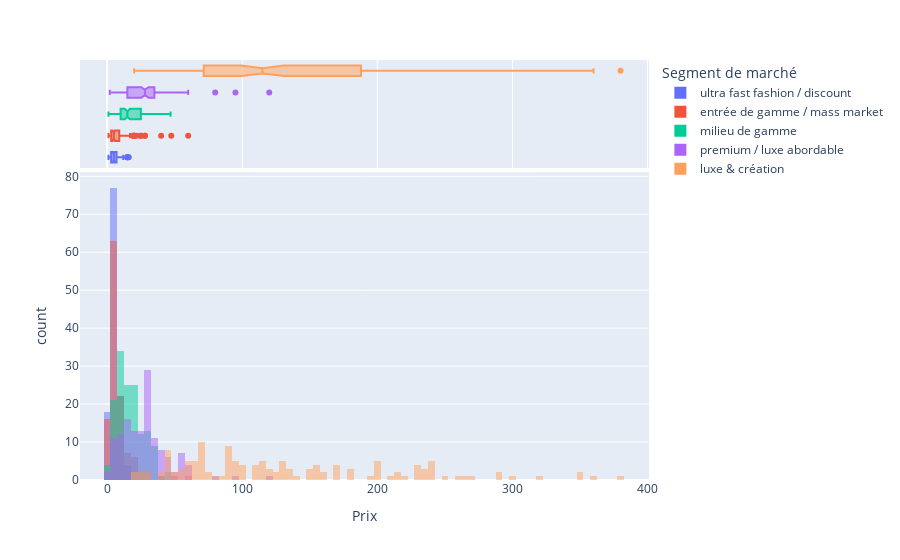

Source (notebook cell):
### Markdown cell above
Les t-shirts fast-fashion ne sont probablement plus revendables une fois utilisés, en état autre que neuf.

### Code cell
px.histogram(filtered_df_shirt, x='Prix', color='Segment de marché', barmode='overlay', marginal='box', category_orders=category_orders, nbins=100)

### Figure 1 — Plotly figure (JSON) as saved in the notebook; plotly's stock layout.template omitted (floating-point values rounded to 4 significant figures; data arrays with more than 128 entries replaced by an {"elided": "..."} marker saying what was removed)
{"data": [{"alignmentgroup": "True", "bingroup": "x", "hovertemplate": "Segment de marché=ultra fast fashion / discount<br>Prix=%{x}<br>count=%{y}<extra></extra>", "legendgroup": "ultra fast fashion / discount", "marker": {"color": "#636efa", "opacity": 0.5, "pattern": {"shape": ""}}, "name": "ultra fast fashion / discount", "nbinsx": 100, "offsetgroup": "ultra fast fashion / discount", "orientation": "v", "showlegend": true, "type": "histogram", "x": [5, 5, 5, 15, 2, 2, 15, 4, 4, 2, 4, 3, 10, 2, 5, 3, 3, 5, 4, 5, 2, 5, 3, 3, 3, 2, 3, 5, 1, 1, 3.5, 2, 3.5, 2, 6.5, 15, 3, 2, 4.5, 8, 10, 5, 1, 2, 8, 3, 7, 3, 5, 5, 8, 2, 8, 8, 7.5, 1, 3, 5, 9, 7, 9, 5, 9, 2, 2, 4, 2.5, 4, 4, 3, 4.99, 5, 7, 12, 11, 5, 16, 8, 7, 10, 7, 5, 5, 5, 6, 5, 5, 4, 5, 4, 3, 4, 5, 3.5, 5, 10, 5, 10, 4, 5, 5, 4, 6, 10, 4, 7, 5, 3, 3, 6, 4, 9, 8.5, 1, 5, 4, 6.5, 7, 5, 10, 8], "xaxis": "x", "yaxis": "y"}, {"alignmentgroup": "True", "hovertemplate": "Segment de marché=ultra fast fashion / discount<br>Prix=%{x}<extra></extra>", "legendgroup": "ultra fast fashion / discount", "marker": {"color": "#636efa"}, "name": "ultra fast fashion / discount", "notched": true, "offsetgroup": "ultra fast fashion / discount", "showlegend": false, "type": "box", "x": [5, 5, 5, 15, 2, 2, 15, 4, 4, 2, 4, 3, 10, 2, 5, 3, 3, 5, 4, 5, 2, 5, 3, 3, 3, 2, 3, 5, 1, 1, 3.5, 2, 3.5, 2, 6.5, 15, 3, 2, 4.5, 8, 10, 5, 1, 2, 8, 3, 7, 3, 5, 5, 8, 2, 8, 8, 7.5, 1, 3, 5, 9, 7, 9, 5, 9, 2, 2, 4, 2.5, 4, 4, 3, 4.99, 5, 7, 12, 11, 5, 16, 8, 7, 10, 7, 5, 5, 5, 6, 5, 5, 4, 5, 4, 3, 4, 5, 3.5, 5, 10, 5, 10, 4, 5, 5, 4, 6, 10, 4, 7, 5, 3, 3, 6, 4, 9, 8.5, 1, 5, 4, 6.5, 7, 5, 10, 8], "xaxis": "x2", "yaxis": "y2"}, {"alignmentgroup": "True", "bingroup": "x", "hovertemplate": "Segment de marché=entrée de gamme / mass market<br>Prix=%{x}<br>count=%{y}<extra></extra>", "legendgroup": "entrée de gamme / mass market", "marker": {"color": "#EF553B", "opacity": 0.5, "pattern": {"shape": ""}}, "name": "entrée de gamme / mass market", "nbinsx": 100, "offsetgroup": "entrée de gamme / mass market", "orientation": "v", "showlegend": true, "type": "histogram", "x": [5, 28, 11.5, 10, 7, 3, 4, 3, 3, 28, 2, 8, 3.99, 3.99, 1, 15, 2, 2, 3.5, 16, 8.5, 19.99, 2, 22, 12, 13, 5, 1, 4, 3.5, 4.5, 3, 2, 2, 15, 5, 10, 5, 3.5, 2.5, 2.5, 2, 10, 3, 5.99, 5, 4, 5, 4, 6, 5, 2.5, 6, 3, 8, 8, 7, 5, 8, 6.5, 20, 1, 39.99, 1, 3, 5, 10, 6, 60, 25, 6, 6, 19, 15, 5, 5, 3.99, 3.49, 6, 47.5, 1, 9, 4, 9, 4, 9, 8, 2.5, 10, 5, 2, 8, 7, 12, 9, 4, 3.5, 8, 5, 2.5, 5, 8, 3, 5, 2, 4, 3, 5, 3, 3, 9, 2, 3, 3, 2, 4, 20, 20, 25, 17, 17], "xaxis": "x", "yaxis": "y"}, {"alignmentgroup": "True", "hovertemplate": "Segment de marché=entrée de gamme / mass market<br>Prix=%{x}<extra></extra>", "legendgroup": "entrée de gamme / mass market", "marker": {"color": "#EF553B"}, "name": "entrée de gamme / mass market", "notched": true, "offsetgroup": "entrée de gamme / mass market", "showlegend": false, "type": "box", "x": [5, 28, 11.5, 10, 7, 3, 4, 3, 3, 28, 2, 8, 3.99, 3.99, 1, 15, 2, 2, 3.5, 16, 8.5, 19.99, 2, 22, 12, 13, 5, 1, 4, 3.5, 4.5, 3, 2, 2, 15, 5, 10, 5, 3.5, 2.5, 2.5, 2, 10, 3, 5.99, 5, 4, 5, 4, 6, 5, 2.5, 6, 3, 8, 8, 7, 5, 8, 6.5, 20, 1, 39.99, 1, 3, 5, 10, 6, 60, 25, 6, 6, 19, 15, 5, 5, 3.99, 3.49, 6, 47.5, 1, 9, 4, 9, 4, 9, 8, 2.5, 10, 5, 2, 8, 7, 12, 9, 4, 3.5, 8, 5, 2.5, 5, 8, 3, 5, 2, 4, 3, 5, 3, 3, 9, 2, 3, 3, 2, 4, 20, 20, 25, 17, 17], "xaxis": "x2", "yaxis": "y2"}, {"alignmentgroup": "True", "bingroup": "x", "hovertemplate": "Segment de marché=milieu de gamme<br>Prix=%{x}<br>count=%{y}<extra></extra>", "legendgroup": "milieu de gamme", "marker": {"color": "#00cc96", "opacity": 0.5, "pattern": {"shape": ""}}, "name": "milieu de gamme", "nbinsx": 100, "offsetgroup": "milieu de gamme", "orientation": "v", "showlegend": true, "type": "histogram", "x": {"elided": "146 float values"}, "xaxis": "x", "yaxis": "y"}, {"alignmentgroup": "True", "hovertemplate": "Segment de marché=milieu de gamme<br>Prix=%{x}<extra></extra>", "legendgroup": "milieu de gamme", "marker": {"color": "#00cc96"}, "name": "milieu de gamme", "notched": true, "offsetgroup": "milieu de gamme", "showlegend": false, "type": "box", "x": {"elided": "146 float values"}, "xaxis": "x2", "yaxis": "y2"}, {"alignmentgroup": "True", "bingroup": "x", "hovertemplate": "Segment de marché=premium / luxe abordable<br>Prix=%{x}<br>count=%{y}<extra></extra>", "legendgroup": "premium / luxe abordable", "marker": {"color": "#ab63fa", "opacity": 0.5, "pattern": {"shape": ""}}, "name": "premium / luxe abordable", "nbinsx": 100, "offsetgroup": "premium / luxe abordable", "orientation": "v", "showlegend": true, "type": "histogram", "x": {"elided": "137 float values"}, "xaxis": "x", "yaxis": "y"}, {"alignmentgroup": "True", "hovertemplate": "Segment de marché=premium / luxe abordable<br>Prix=%{x}<extra></extra>", "legendgroup": "premium / luxe abordable", "marker": {"color": "#ab63fa"}, "name": "premium / luxe abordable", "notched": true, "offsetgroup": "premium / luxe abordable", "showlegend": false, "type": "box", "x": {"elided": "137 float values"}, "xaxis": "x2", "yaxis": "y2"}, {"alignmentgroup": "True", "bingroup": "x", "hovertemplate": "Segment de marché=luxe & création<br>Prix=%{x}<br>count=%{y}<extra></extra>", "legendgroup": "luxe & création", "marker": {"color": "#FFA15A", "opacity": 0.5, "pattern": {"shape": ""}}, "name": "luxe & création", "nbinsx": 100, "offsetgroup": "luxe & création", "orientation": "v", "showlegend": true, "type": "histogram", "x": {"elided": "136 float values"}, "xaxis": "x", "yaxis": "y"}, {"alignmentgroup": "True", "hovertemplate": "Segment de marché=luxe & création<br>Prix=%{x}<extra></extra>", "legendgroup": "luxe & création", "marker": {"color": "#FFA15A"}, "name": "luxe & création", "notched": true, "offsetgroup": "luxe & création", "showlegend": false, "type": "box", "x": {"elided": "136 float values"}, "xaxis": "x2", "yaxis": "y2"}], "layout": {"barmode": "overlay", "legend": {"title": {"text": "Segment de marché"}, "tracegroupgap": 0}, "margin": {"t": 60}, "xaxis": {"anchor": "y", "domain": [0, 1], "title": {"text": "Prix"}}, "xaxis2": {"anchor": "y2", "domain": [0, 1], "matches": "x", "showgrid": true, "showticklabels": false}, "yaxis": {"anchor": "x", "domain": [0, 0.7326], "title": {"text": "count"}}, "yaxis2": {"anchor": "x2", "domain": [0.7426, 1], "matches": "y2", "showgrid": false, "showline": false, "showticklabels": false, "ticks": ""}}}
